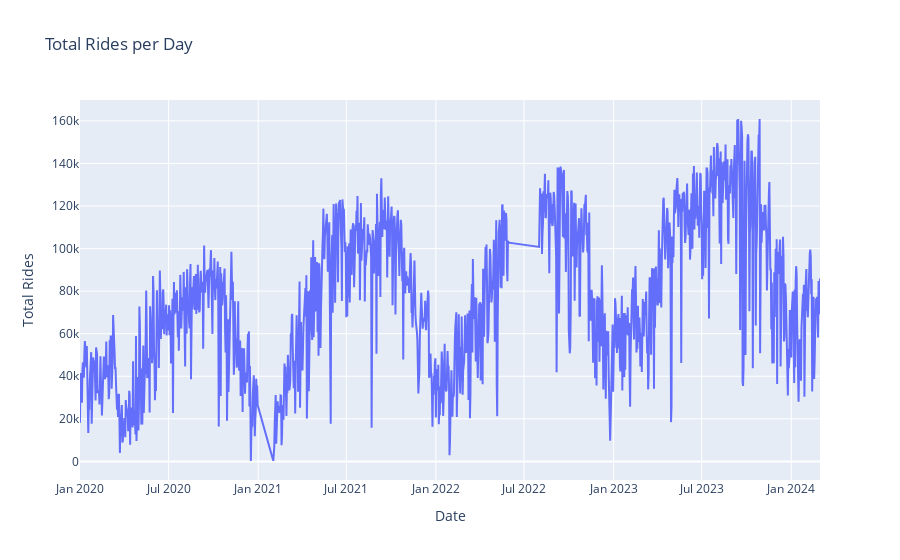
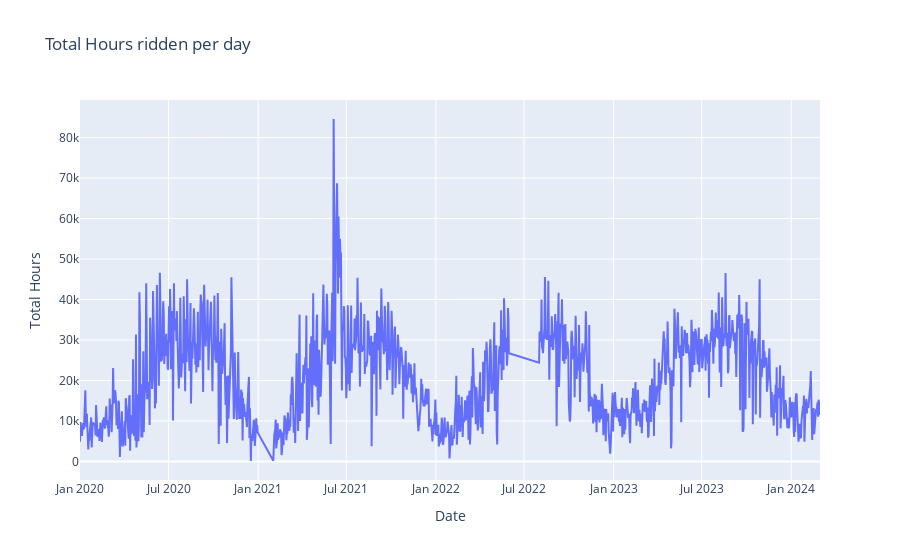

Notebook code cell kept with these figures, in order:
### Code cell
# add all of the dataframes daily counts to one big dataframe
daily1 = pd.read_csv('data/citibike-tripdata/2020-citibike-tripdata/2020-citibike-tripdata-daily-counts.csv')
daily2 = pd.read_csv('data/citibike-tripdata/2021-citibike-tripdata/2021-citibike-tripdata-daily-counts.csv')
daily3 = pd.read_csv('data/citibike-tripdata/2022-citibike-tripdata/2022-citibike-tripdata-daily-counts.csv')
daily4 = pd.read_csv('data/citibike-tripdata/2023-citibike-tripdata/2023-citibike-tripdata-daily-counts.csv')
daily5 = pd.read_csv('data/citibike-tripdata/2024-citibike-tripdata/2024-citibike-tripdata-daily-counts.csv')
# combine all the dataframes
daily = pd.concat([daily1, daily2, daily3, daily4, daily5])
# save the big dataframe to a csv
daily.to_csv('data/citibike-tripdata/citibike-tripdata-daily-counts.csv')
# make two graphs for the daily counts and daily hours
fig = go.Figure()
fig.add_trace(go.Scatter(x=daily['date'], y=daily['total_rides'], mode='lines', name='Total Rides'))
fig.update_layout(title='Total Rides per Day', xaxis_title='Date', yaxis_title='Total Rides')
fig.show()
fig = go.Figure()
fig.add_trace(go.Scatter(x=daily['date'], y=daily['total_hours'], mode='lines', name='Total Hours'))
fig.update_layout(title='Total Hours ridden per day', xaxis_title='Date', yaxis_title='Total Hours')
fig.show()

### Figure 1 — Plotly figure (JSON) as saved in the notebook; plotly's stock layout.template omitted (floating-point values rounded to 4 significant figures; data arrays with more than 128 entries replaced by an {"elided": "..."} marker saying what was removed)
{"data": [{"mode": "lines", "name": "Total Rides", "type": "scatter", "x": {"elided": "1428 str values"}, "y": {"elided": "1428 int values"}}], "layout": {"title": {"text": "Total Rides per Day"}, "xaxis": {"title": {"text": "Date"}}, "yaxis": {"title": {"text": "Total Rides"}}}}

### Figure 2 — Plotly figure (JSON) as saved in the notebook; plotly's stock layout.template omitted (floating-point values rounded to 4 significant figures; data arrays with more than 128 entries replaced by an {"elided": "..."} marker saying what was removed)
{"data": [{"mode": "lines", "name": "Total Hours", "type": "scatter", "x": {"elided": "1428 str values"}, "y": {"elided": "1428 float values"}}], "layout": {"title": {"text": "Total Hours ridden per day"}, "xaxis": {"title": {"text": "Date"}}, "yaxis": {"title": {"text": "Total Hours"}}}}
